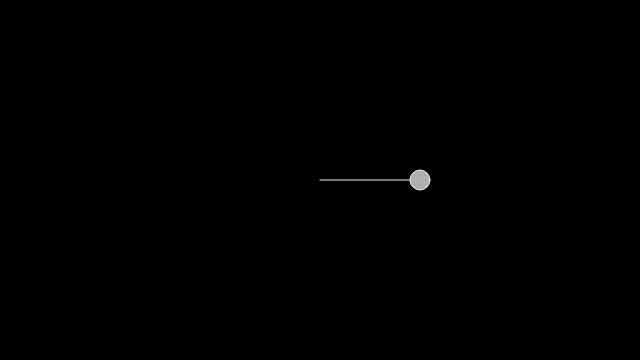
Frame 1 (no input)
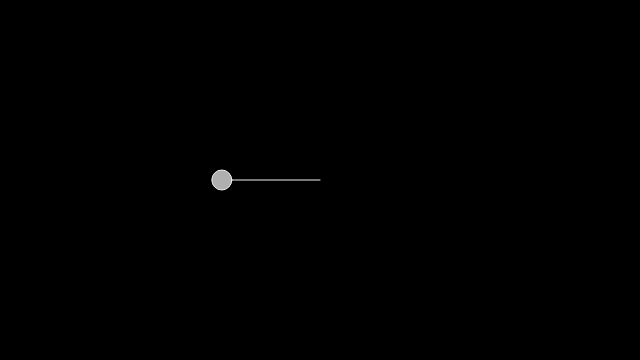
Frame 60 (no input)
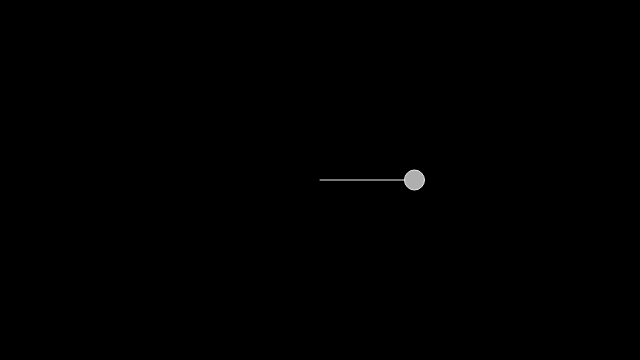
Frame 120 (the mouse pressed at the canvas centre since frame 60)

The p5.js sketch that drew these frames (run headless with seeded random() and noise() and a simulated clock; from frame 60 on, the mouse is pressed at the canvas centre):

// p5.js sketch
// ── sketch.js
let angle = 0;
const aVelocity = 0.05;

function setup() {
  createCanvas(640, 360);
}

function draw() {
  background(0);

  const amplitude = 100;
  const x = amplitude * cos(angle);
  angle += aVelocity;

  ellipseMode(CENTER);
  stroke('#f1f1f1');
  fill(175);
  translate(width / 2, height / 2);
  line(0, 0, x, 0);
  ellipse(x, 0, 20, 20);
}
